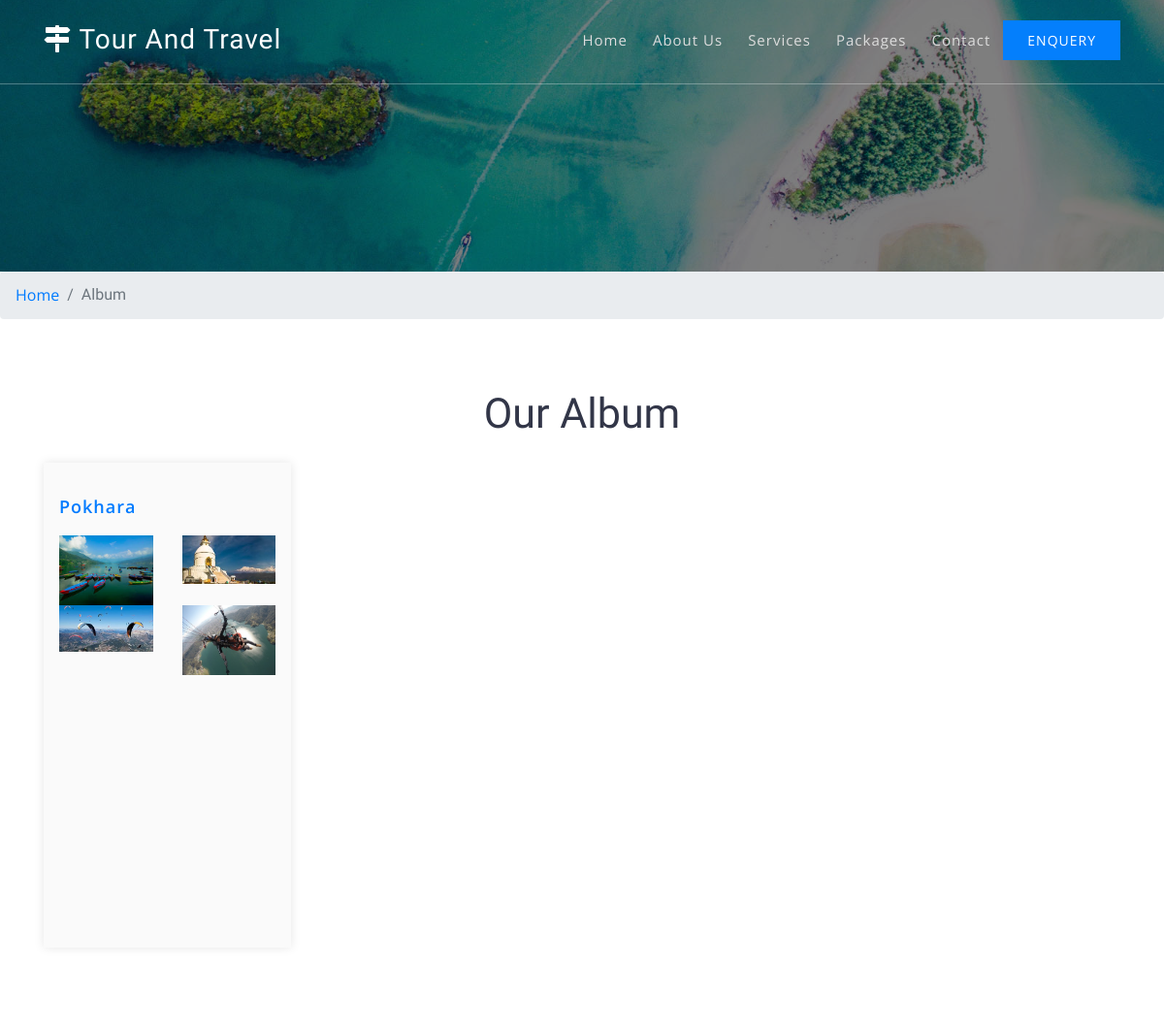
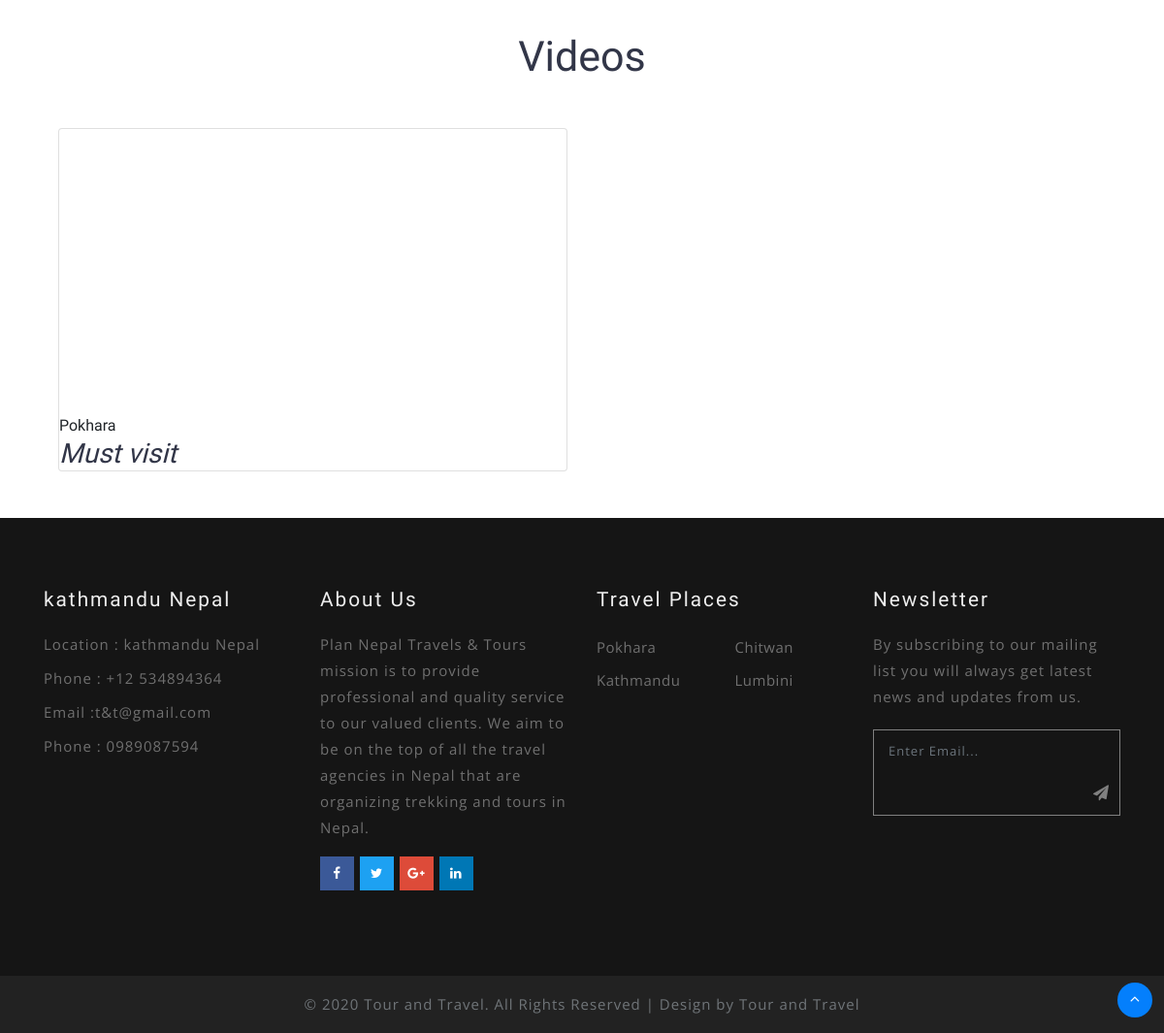
Screenshot of /album/ with the database file from the repository (2 pictures, top to bottom).
### tourandtravelapp/models.py (models this page shows, shortened)
class TimeStamp(models.Model):
    created_at = models.DateTimeField(auto_now_add=True)
    updated_at = models.DateTimeField(auto_now=True, null=True, blank=True)
    active = models.BooleanField(default=True)
    class Meta:
        abstract = True

class Organization(TimeStamp):
    name = models.CharField(max_length=200)
    logo = models.ImageField(upload_to="logo")
    email = models.EmailField()
    phone = models.CharField(max_length=200)
    mobile = models.CharField(max_length=200, null=True, blank=True)
    address = models.CharField(max_length=200)
    slogan = models.CharField(max_length=200, null=True, blank=True)
    about = models.TextField()
    mission_and_vision = models.TextField()
    profile_image = models.ImageField(upload_to="profile")
    website = models.CharField(max_length=200)
    map_location = models.CharField(max_length=200)
    favicon = models.ImageField(upload_to="favicon", null=True, blank=True)
    facebook = models.CharField(max_length=200, null=True, blank=True)
    youtube = models.CharField(max_length=200, null=True, blank=True)
    instagram = models.CharField(max_length=200, null=True, blank=True)
    customer_served = models.ImageField(
        upload_to="customer_served", null=True, blank=True)
    awards = models.ImageField(upload_to="awards", null=True, blank=True)
    estb_date = models.DateField()

class Album(TimeStamp):
    title = models.CharField(max_length=200)
    details = models.TextField()

class Image(TimeStamp):
    album = models.ForeignKey(Album, on_delete=models.CASCADE)
    image = models.ImageField(upload_to="image")
    caption = models.CharField(max_length=200, null=True, blank=True)

class Video(TimeStamp):
    title = models.CharField(max_length=200)
    link = models.CharField(max_length=300)
    description = models.TextField()

class Service(TimeStamp):
    title = models.CharField(max_length=200)
    slug = models.SlugField(unique=True)
    images = models.ImageField(upload_to="images")
    icon = models.CharField(max_length=50)
    content = models.TextField()

### tourandtravelapp/views.py (the view)
# urls.py: path('album/', AlbumView.as_view(), name='album'),
class AlbumView(BaseMixin, TemplateView):
    template_name = "clienttemplate/album.html"
    def get_context_data(self, **kwargs):
        context = super().get_context_data(**kwargs)
        context['allalbum'] = Album.objects.all()
        context['allvidoes'] = Video.objects.all()
        return context

### tourandtravelapp/views.py (called while the page is built)
    def get_context_data(self, **kwargs):
        context = super().get_context_data(**kwargs)
        context["subsform"] = SubscriberForm
        context["organization"] = Organization.objects.first()
        context['allpackages'] = ServicePackage.objects.all()
        context['alldestination'] = Service.objects.all()
        return context

### templates/clienttemplate/album.html (shortened to what this page needs)
{% extends "clienttemplate/base.html" %}
{% load static %}
{% block css %}
<link rel="stylesheet" type="text/css" href="https://cdnjs.cloudflare.com/ajax/libs/ekko-lightbox/5.3.0/ekko-lightbox.css">
{% endblock %}
{% block content %}
<section class="banner_inner" id="home">
    <div class="banner_inner_overlay">
    </div>
</section>
<div class="breadcrumb-w3pvt">
        <ol class="breadcrumb mb-0 text-center">
            <li class="breadcrumb-item">
                <a href="{% url 'tourandtravelapp:home' %}">Home</a>
            </li>
            <li class="breadcrumb-item active" aria-current="page">Album</li>
        </ol>
    </div>
<section class="packages pt-5">
    <div class="container py-lg-4 py-sm-3">
        <h2 class="heading text-capitalize text-center"> Our Album</h2>
        <div class="row">
                {% for album in allalbum %}
            <div class="col-lg-3 col-sm-6 mb-5" style="min-height: 500px;">
                <div class="image-tour position-relative" style="min-height: 500">
                </div>
                <div class="package-info" style="min-height: 500px;">
                    <h5 class="my-2"><a href="">{{album.title}}</a></h5>
                    <div class="row">
                    {% for image in album.image_set.all %}
                    <div class="col-md-6">
                        <a href="{{image.image.url}}" data-toggle="lightbox">
                             <img src="{{image.image.url}}" class="img-fluid">
                        </a>
                    </div>
                    {% endfor %}
                </div>
                </div>
            </div>
                {% endfor %}
        </div>
    </div>
    <div class="container py-lg-5 py-md-3">
      <div class="container">
        <h3 class="heading text-capitalize text-center mb-lg-5 mb-3">Videos</h3>
         <div class="row">
           {% for video in allvidoes %}
            <div class="col-md-6 ">
              <div class="card">
                <div class="card-image">
                  <div class="embed-responsive embed-responsive-16by9">
                    <iframe width="400" height="300" src="https://www.youtube.com/embed/{{video.link}}" frameborder="0" allow="accelerometer; autoplay; encrypted-media; gyroscope; picture-in-picture" allowfullscreen></iframe>
                  </div>
                </div>
               <div class="card-content">
                 <span class="card-title">{{video.title}}</span>
               </div>
                <h3 class="card-text" style = "font-style: italic";>{{video.description}}</h3>
               </div>
            </div>
            {% endfor %}
        </div>
      </div>
    </div>
</section>
{% endblock %}

### templates/clienttemplate/base.html (shortened to what this page needs)
{% load static %}
<!DOCTYPE html>
<html lang="en">
<head>
    <link href="{% static 'clientstatic/css/bootstrap.css' %}" rel='stylesheet' type='text/css' />
    <link href="{% static 'clientstatic/css/style.css' %}" rel='stylesheet' type='text/css' />
    <link href="{% static 'clientstatic/css/font-awesome.min.css' %}" rel="stylesheet">
	<link href="{% static 'clientstatic/css/css_slider.css' %}" type="text/css" rel="stylesheet" media="all">
  {% block css%}
  {% endblock %}
<body>
<header>
	<div class="container">
		<nav class="py-md-4 py-3 d-lg-flex">
			<div id="logo">
				<h1 class="mt-md-0 mt-2"> <a href="{% url 'tourandtravelapp:home' %}"><span class="fa fa-map-signs"></span> {{organization.name}} </a></h1>
			</div>
			<ul class="menu ml-auto mt-1">
        <li class="{% block home %} {% endblock %}"><a href="{% url 'tourandtravelapp:home' %}">Home</a></li>
        <li class="{% block about %} {% endblock %}"><a href="{% url 'tourandtravelapp:about' %}">About Us</a></li>
        <li class="{% block service %} {% endblock %}"><a href="{% url 'tourandtravelapp:service' %}">Services</a></li>
        <li class="{% block package %} {% endblock %}"><a href="{% url 'tourandtravelapp:package' %}">Packages</a></li>
        <li class="{% block contact %} {% endblock %}"><a href="{% url 'tourandtravelapp:contact' %}">Contact</a></li>
			<li class="booking"><a href="{% url 'tourandtravelapp:enquery' %}">Enquery</a></li>
			</ul>
		</nav>
	</div>
</header>
{% block content %}
{% endblock %}
<footer>
<section class="footer footer_w3layouts_section_1its py-5">
	<div class="container py-lg-4 py-3">
		<div class="row footer-top">
			<div class="col-lg-3 col-sm-6 footer-grid_section_1its_w3">
				<div class="footer-title">
					<h3>{{organization.address}}</h3>
				</div>
				<div class="footer-text">
					<p>Location : {{organization.address}}</p>
					<p>Phone : +12 534894364</p>
					<p>Email :{{organization.email}}</p>
					<p>Phone : {{organization.phone}}</p>
				</div>
			</div>
			<div class="col-lg-3 col-sm-6 footer-grid_section mt-sm-0 mt-4">
				<div class="footer-title">
					<h3>About Us</h3>
				</div>
				<div class="footer-text">
					<p>{{organization.mission_and_vision}}.</p>
				</div>
				<ul class="social_section_1info">
					<li class="mb-2 facebook"><a href="#"><span class="fa fa-facebook"></span></a></li>
					<li class="mb-2 twitter"><a href="#"><span class="fa fa-twitter"></span></a></li>
					<li class="google"><a href="#"><span class="fa fa-google-plus"></span></a></li>
					<li class="linkedin"><a href="#"><span class="fa fa-linkedin"></span></a></li>
				</ul>
			</div>
			<div class="col-lg-3 col-sm-6 mt-lg-0 mt-4 footer-grid_section_1its_w3">
				<div class="footer-title">
					<h3>Travel Places</h3>
				</div>
				<div class="row">
		{% for destination in alldestination %}
					<ul class="col-6 links">
						<li><a href="{% url 'tourandtravelapp:servicedetail' destination.slug %}" class="scroll">{{destination.title}}</a></li>
					</ul>
					{% endfor %}
				</div>
			</div>
			<div class="col-lg-3 col-sm-6 mt-lg-0 mt-4 footer-grid_section_1its_w3">
				<div class="footer-title">
					<h3>Newsletter</h3>
				</div>
				<div class="footer-text">
					<p>By subscribing to our mailing list you will always get latest news and updates from us.</p>
					 <form action="{% url 'tourandtravelapp:subscriber' %}" method="post">
            {{subsform.email}}
            <button class="btn1"><i class="fa fa-paper-plane" aria-hidden="true"></i></button>
           <div class="clearfix"> </div>
          </form>
				</div>
			</div>
		</div>
	</div>
</section>
</footer>
<div class="copyright py-3 text-center">
	<p>© 2020 {{organization.name}}. All Rights Reserved | Design by {{organization.name}}</p>
</div>
<div class="move-top text-right">
	<a href="#home" class="move-top">
		<span class="fa fa-angle-up  mb-3" aria-hidden="true"></span>
	</a>
</div>
</body>
</html>

### static/clientstatic/css/style.css (style rules this page uses)
html, body { margin: 0; font-size: 100%; background: #fff; font-family: 'Raleway', sans-serif; }
html { scroll-behavior: smooth; }
body a { text-decoration: none; transition: 0.5s all; -webkit-transition: 0.5s all; -moz-transition: 0.5s all; -o-transition: 0.5s all; -ms-transition: 0.5s all; font-family: 'Open Sans', sans-serif; }
body img { max-width: 100%; }
input[type="button"], input[type="submit"], input[type="text"], input[type="email"], input[type="search"] { transition: 0.5s all; -webkit-transition: 0.5s all; -moz-transition: 0.5s all; -o-transition: 0.5s all; -ms-transition: 0.5s all; }
h1, h2, h3, h4, h5, h6 { margin: 0; color: #323648; }
li { list-style-type: none; }
p { margin: 0; font-size: 15px; line-height: 1.8em; letter-spacing: 1px; color: #707579; font-family: 'Open Sans', sans-serif; }
ul { margin: 0; padding: 0; }
header { position: absolute; z-index: 9; width: 100%; border-bottom: 1px solid rgba(255, 255, 255, 0.3); }
nav { margin:0; padding: 0; }
#logo a { float: left; font-size: .7em; display: initial; margin: 0; letter-spacing: 1px; color: #fff; padding: 0px 0; border: none; font-family: 'Raleway', sans-serif; }
#logo a span.fa { color: #fff; }
nav:after { content:""; display:table; clear:both; }
nav ul { float: right; padding:0; margin:0; list-style: none; position: relative; }
nav ul li { margin: 0px; display:inline-block; float: left; }
nav a { color: #ddd; text-transform: capitalize; letter-spacing: 1px; padding-left: 0; padding-right: 0; padding: 10px 13px; font-weight: 400; font-size: 15px; vertical-align: middle; }
nav li.booking a { background: #047ffc; padding: 10px 25px; display: block; margin-top: -7px; text-transform: uppercase; color: #fff; letter-spacing: 1px; font-size: 14px; }
li > a:only-child:after { content: ''; }
.footer_w3layouts_section_1its { background: #151515; }
.footer_w3layouts_section_1its h3,.footer_w3layouts_section_1its h2 { font-size: 1.3em; color: #eee; margin-bottom: 20px; letter-spacing: 2px; }
.footer-text p, .contact-info p { color: #808080; line-height: 1.8em; letter-spacing: 1px; }
.footer p,.footer a { color: #707070; margin: 8px 0; }
.footer-text input[type="email"] { outline: none; padding: 12px 15px; color: #fff; font-size: 13px; width: 85%; border: none; background: none; letter-spacing: 1px; text-transform: capitalize; font-family: 'Open Sans', sans-serif; }
button.btn1 { color:#808080; border: none; padding: 10px 0; outline: none; text-align: center; text-decoration: none; background: none; cursor:pointer; -webkit-transition: 0.5s all; -moz-transition: 0.5s all; -o-transition: 0.5s all; -ms-transition: 0.5s all; transition: 0.5s all; float: right; width: 15%; }
.footer-grid_section_1its_w3 form { border: 1px solid #808080; width: 100%; margin-top: 20px; }
ul.social_section_1info li { display: inline-block; }
ul.social_section_1info a { color: #808080; margin-right: 10px; font-size: 13.5px; margin-right: 2px; width: 35px; height: 35px; background: #212121; display: block; text-align: center; line-height: 35px; letter-spacing: 1px; }
ul.links li { list-style-type: none; margin: 5px 0; }
ul.links li a { color: #707070; font-size: 15px; letter-spacing: .5px; }
li.facebook a { color: #fff; background: #3b5998; }
li.twitter a { color: #fff; background: #1da1f2; }
li.google a { color: #fff; background: #dd4b39; }
li.linkedin a { color: #fff; background: #0077b5; }
h3.heading,h2.heading { font-size: 43px; }
.package-info { padding: 1.5em 1em; background: #fafafa; box-shadow: 0 0 10px rgba(0,0,0,0.1); }
.package-info h5 { text-transform: capitalize; font-weight: 600; letter-spacing: 1px; font-size: 18px; line-height: 1.5em; }
.copyright { background: #222; }
.move-top { position: relative; }
a.move-top { text-align: center; position: absolute; right: 1%; bottom: 0%; }
a.move-top span { color: #fff; width: 36px; height: 36px; border: transparent; line-height: 2em; background: #047ffc; border-radius: 50px; -webkit-border-radius: 50px; -o-border-radius: 50px; -moz-border-radius: 50px; -ms-border-radius: 50px; }
.banner_inner { background: url(../images/banner1.jpg) no-repeat center; background-size: cover; -webkit-background-size: cover; -moz-background-size: cover; -o-background-size: cover; -moz-background-size: cover; min-height: 300px; }
.banner_inner_overlay { background: rgba(0, 0, 0, 0.5); min-height: 300px; }
@media (max-width:1280px) { .banner_inner_overlay,.banner_inner { min-height: 280px; } }

### rows the page displays
Organization: name "Tour And Travel", address "kathmandu Nepal", email "t&t@gmail.com", phone "0989087594", mission_and_vision "Plan Nepal Travels & Tours mission is to provide professional and quality service to our valued clients. We aim to be on the top of all the travel agencies in Nepal that are organizing trekking and tours in Nepal", name "Tour and Travel"
Album: title "Pokhara"
Image: image (picture)
Image: image (picture)
Image: image (picture)
Image: image (picture)
Video: title "Pokhara", description "Must visit"
Service: title "Pokhara"
Service: title "Chitwan"
Service: title "Kathmandu"
Service: title "Lumbini"
